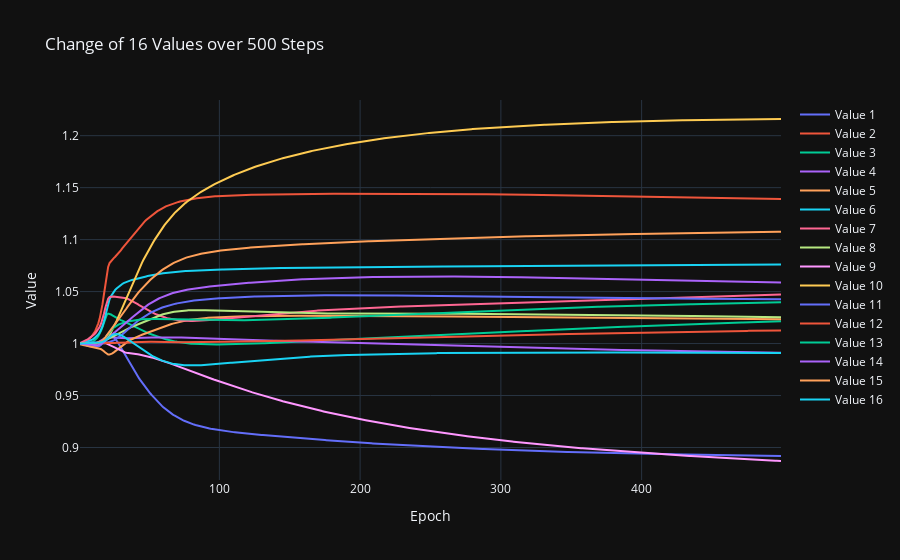

The code cell stored with this chart in its notebook:
### Code cell
import numpy as np
import plotly.graph_objects as go


data = experiment_data_loader.experiment_data['000001']['repetition_data'][1]


means = []
for mean_idx in range(16):
    means.append(data[f"var{mean_idx}"])

    
data = np.stack(means, axis=1)

# Preparing data for plotting
epochs = np.arange(1, data.shape[0])
traces = []
for i in range(data.shape[1]):
    traces.append(go.Scatter(x=epochs, y=data[:, i], mode='lines', name=f'Value {i+1}'))

# Plotting with Plotly
layout = go.Layout(title='Change of 16 Values over 500 Steps',
                   xaxis=dict(title='Epoch'),
                   yaxis=dict(title='Value'),
                   template='plotly_dark')

fig = go.Figure(data=traces, layout=layout)
fig.show()

### Figure 1 — Plotly figure (JSON) as saved in the notebook; plotly's stock layout.template omitted (floating-point values rounded to 4 significant figures; data arrays with more than 128 entries replaced by an {"elided": "..."} marker saying what was removed)
{"data": [{"mode": "lines", "name": "Value 1", "type": "scatter", "x": {"elided": "499 int values"}, "y": {"elided": "500 float values"}}, {"mode": "lines", "name": "Value 2", "type": "scatter", "x": {"elided": "499 int values"}, "y": {"elided": "500 float values"}}, {"mode": "lines", "name": "Value 3", "type": "scatter", "x": {"elided": "499 int values"}, "y": {"elided": "500 float values"}}, {"mode": "lines", "name": "Value 4", "type": "scatter", "x": {"elided": "499 int values"}, "y": {"elided": "500 float values"}}, {"mode": "lines", "name": "Value 5", "type": "scatter", "x": {"elided": "499 int values"}, "y": {"elided": "500 float values"}}, {"mode": "lines", "name": "Value 6", "type": "scatter", "x": {"elided": "499 int values"}, "y": {"elided": "500 float values"}}, {"mode": "lines", "name": "Value 7", "type": "scatter", "x": {"elided": "499 int values"}, "y": {"elided": "500 float values"}}, {"mode": "lines", "name": "Value 8", "type": "scatter", "x": {"elided": "499 int values"}, "y": {"elided": "500 float values"}}, {"mode": "lines", "name": "Value 9", "type": "scatter", "x": {"elided": "499 int values"}, "y": {"elided": "500 float values"}}, {"mode": "lines", "name": "Value 10", "type": "scatter", "x": {"elided": "499 int values"}, "y": {"elided": "500 float values"}}, {"mode": "lines", "name": "Value 11", "type": "scatter", "x": {"elided": "499 int values"}, "y": {"elided": "500 float values"}}, {"mode": "lines", "name": "Value 12", "type": "scatter", "x": {"elided": "499 int values"}, "y": {"elided": "500 float values"}}, {"mode": "lines", "name": "Value 13", "type": "scatter", "x": {"elided": "499 int values"}, "y": {"elided": "500 float values"}}, {"mode": "lines", "name": "Value 14", "type": "scatter", "x": {"elided": "499 int values"}, "y": {"elided": "500 float values"}}, {"mode": "lines", "name": "Value 15", "type": "scatter", "x": {"elided": "499 int values"}, "y": {"elided": "500 float values"}}, {"mode": "lines", "name": "Value 16", "type": "scatter", "x": {"elided": "499 int values"}, "y": {"elided": "500 float values"}}], "layout": {"title": {"text": "Change of 16 Values over 500 Steps"}, "xaxis": {"title": {"text": "Epoch"}}, "yaxis": {"title": {"text": "Value"}}}}
